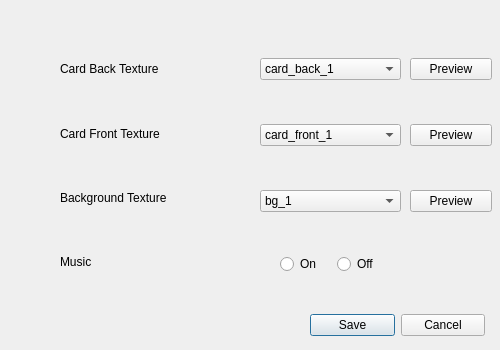
<?xml version="1.0" encoding="UTF-8"?>
<ui version="4.0">
 <class>SettingsMenu</class>
 <widget class="QDialog" name="SettingsMenu">
  <property name="geometry">
   <rect>
    <x>0</x>
    <y>0</y>
    <width>500</width>
    <height>350</height>
   </rect>
  </property>
  <property name="minimumSize">
   <size>
    <width>500</width>
    <height>350</height>
   </size>
  </property>
  <property name="maximumSize">
   <size>
    <width>500</width>
    <height>350</height>
   </size>
  </property>
  <property name="cursor">
   <cursorShape>ArrowCursor</cursorShape>
  </property>
  <property name="windowTitle">
   <string>Settings</string>
  </property>
  <widget class="QWidget" name="layoutWidget">
   <property name="geometry">
    <rect>
     <x>60</x>
     <y>40</y>
     <width>141</width>
     <height>251</height>
    </rect>
   </property>
   <layout class="QVBoxLayout" name="verticalLayout">
    <item>
     <widget class="QLabel" name="label">
      <property name="text">
       <string>Card Back Texture</string>
      </property>
     </widget>
    </item>
    <item>
     <widget class="QLabel" name="label_2">
      <property name="text">
       <string>Card Front Texture</string>
      </property>
     </widget>
    </item>
    <item>
     <widget class="QLabel" name="label_3">
      <property name="text">
       <string>Background Texture</string>
      </property>
     </widget>
    </item>
    <item>
     <widget class="QLabel" name="label_4">
      <property name="text">
       <string>Music</string>
      </property>
     </widget>
    </item>
   </layout>
  </widget>
  <widget class="QWidget" name="layoutWidget2">
   <property name="geometry">
    <rect>
     <x>260</x>
     <y>20</y>
     <width>141</width>
     <height>231</height>
    </rect>
   </property>
   <layout class="QVBoxLayout" name="verticalLayout_2">
    <item>
     <widget class="QComboBox" name="card_back_combo">
      <item>
       <property name="text">
        <string>card_back_1</string>
       </property>
      </item>
      <item>
       <property name="text">
        <string>card_back_2</string>
       </property>
      </item>
      <item>
       <property name="text">
        <string>card_back_3</string>
       </property>
      </item>
     </widget>
    </item>
    <item>
     <widget class="QComboBox" name="card_front_combo">
      <item>
       <property name="text">
        <string>card_front_1</string>
       </property>
      </item>
      <item>
       <property name="text">
        <string>card_front_2</string>
       </property>
      </item>
      <item>
       <property name="text">
        <string>card_front_3</string>
       </property>
      </item>
     </widget>
    </item>
    <item>
     <widget class="QComboBox" name="bg_combo">
      <item>
       <property name="text">
        <string>bg_1</string>
       </property>
      </item>
      <item>
       <property name="text">
        <string>bg_2</string>
       </property>
      </item>
      <item>
       <property name="text">
        <string>bg_3</string>
       </property>
      </item>
     </widget>
    </item>
   </layout>
  </widget>
  <widget class="QWidget" name="layoutWidget3">
   <property name="geometry">
    <rect>
     <x>280</x>
     <y>250</y>
     <width>107</width>
     <height>28</height>
    </rect>
   </property>
   <layout class="QHBoxLayout" name="horizontalLayout">
    <item>
     <widget class="QRadioButton" name="music_on">
      <property name="text">
       <string>On</string>
      </property>
     </widget>
    </item>
    <item>
     <widget class="QRadioButton" name="music_off">
      <property name="text">
       <string>Off</string>
      </property>
     </widget>
    </item>
   </layout>
  </widget>
  <widget class="QWidget" name="layoutWidget4">
   <property name="geometry">
    <rect>
     <x>310</x>
     <y>310</y>
     <width>175</width>
     <height>31</height>
    </rect>
   </property>
   <layout class="QHBoxLayout" name="horizontalLayout_2">
    <item>
     <widget class="QPushButton" name="save_button">
      <property name="enabled">
       <bool>true</bool>
      </property>
      <property name="text">
       <string>Save</string>
      </property>
     </widget>
    </item>
    <item>
     <widget class="QPushButton" name="cancel_button">
      <property name="text">
       <string>Cancel</string>
      </property>
     </widget>
    </item>
   </layout>
  </widget>
  <widget class="QWidget" name="layoutWidget5">
   <property name="geometry">
    <rect>
     <x>410</x>
     <y>20</y>
     <width>82</width>
     <height>231</height>
    </rect>
   </property>
   <layout class="QVBoxLayout" name="verticalLayout_3">
    <item>
     <widget class="QPushButton" name="back_preview_button">
      <property name="text">
       <string>Preview</string>
      </property>
      <property name="checkable">
       <bool>true</bool>
      </property>
     </widget>
    </item>
    <item>
     <widget class="QPushButton" name="front_preview_button">
      <property name="text">
       <string>Preview</string>
      </property>
     </widget>
    </item>
    <item>
     <widget class="QPushButton" name="bg_preview_button">
      <property name="text">
       <string>Preview</string>
      </property>
     </widget>
    </item>
   </layout>
  </widget>
 </widget>
 <resources/>
 <connections/>
</ui>
